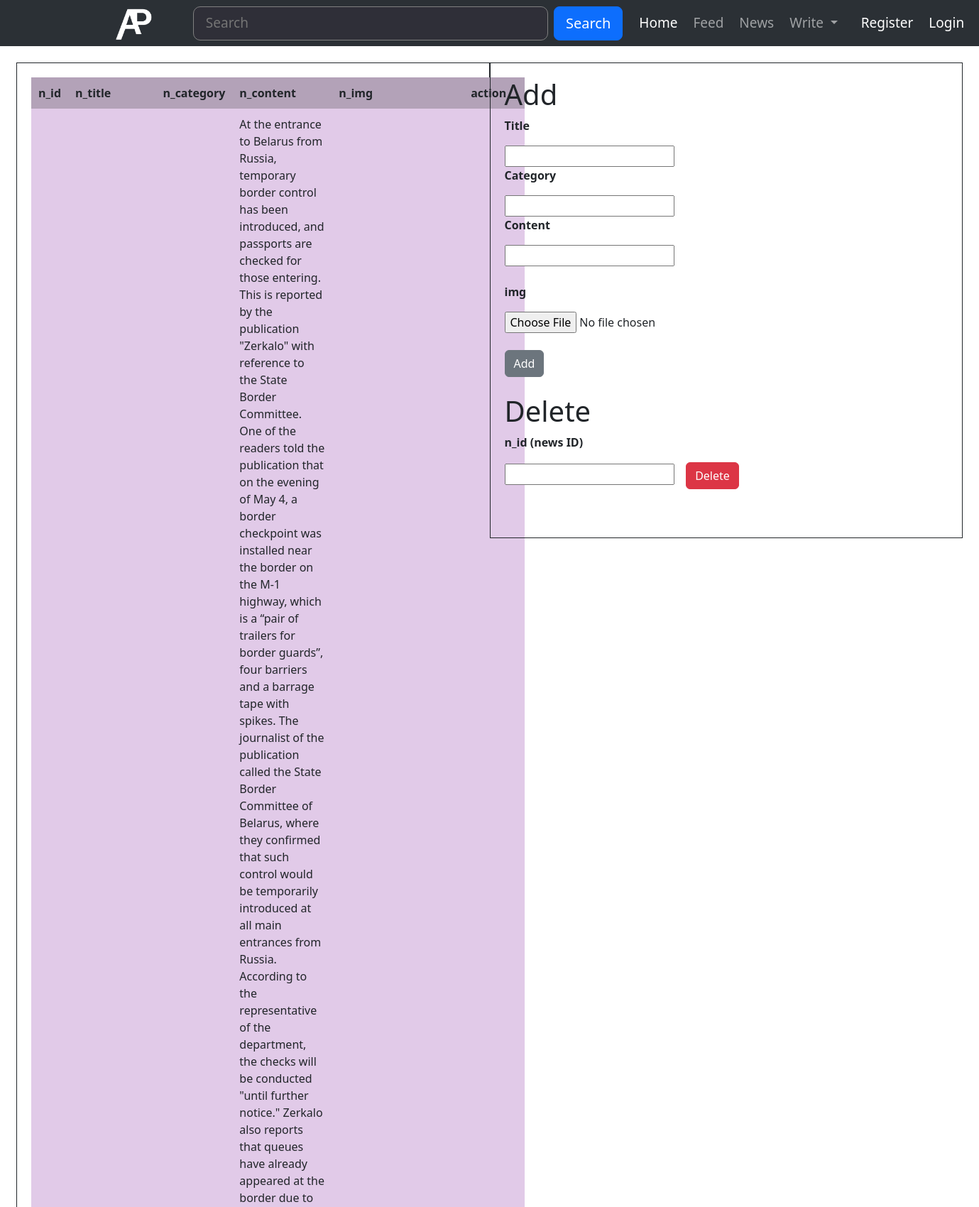
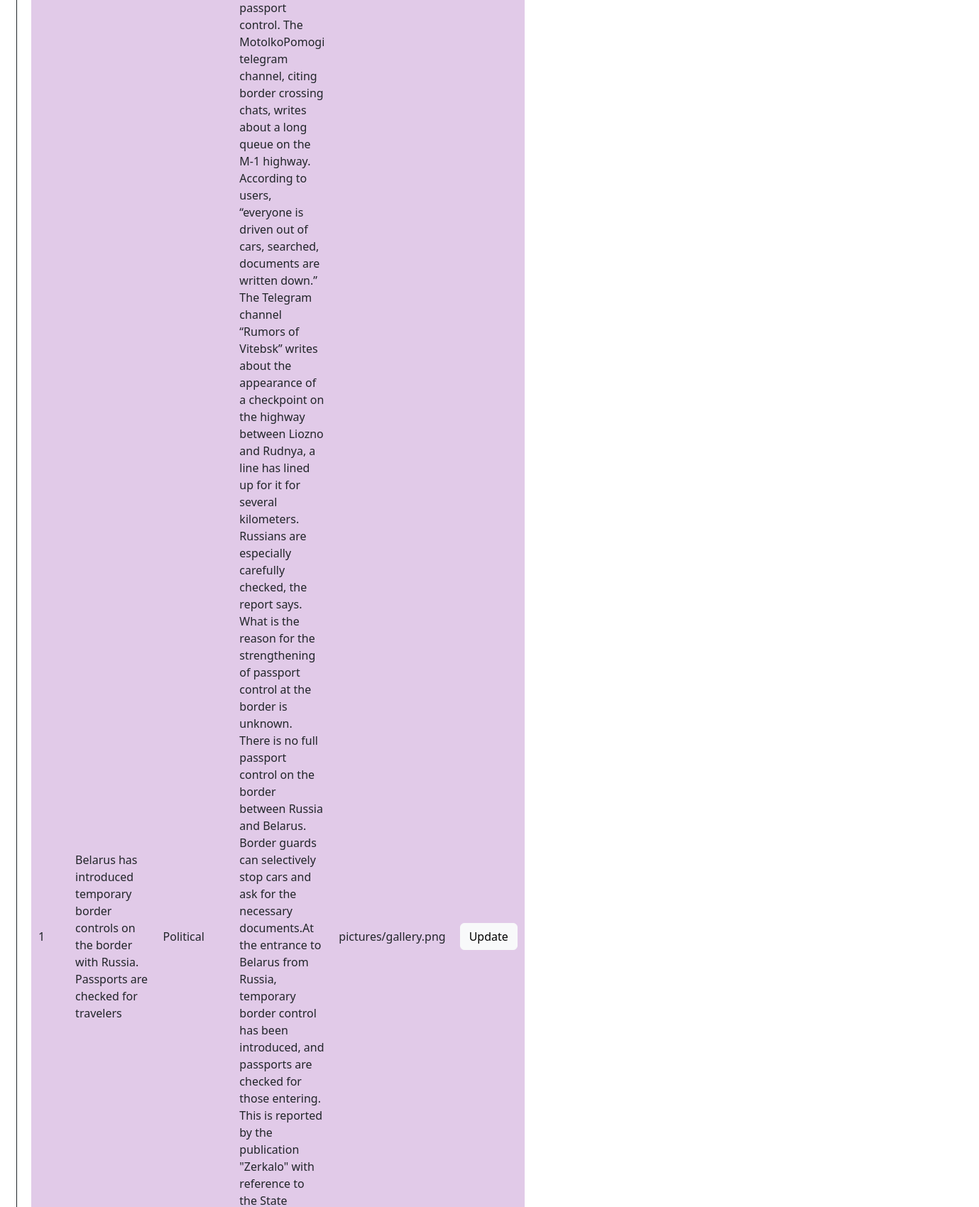
Screenshot of /news_portal_g1/admin_news.php (upper part) with the database file from the repository (2 pictures, top to bottom).
### tables this page shows
CREATE TABLE `news` (
  `n_id` int(11) NOT NULL,
  `n_title` varchar(255) NOT NULL,
  `n_category` varchar(255) NOT NULL,
  `n_content` varchar(10000) NOT NULL,
  `n_img` varchar(200) NOT NULL
);

### news_portal_g1/admin_news.php (the view, shortened to what this page needs)
<?php
    $servername = "localhost";
    $database = "news_portal";
    $username = "root";
    $password = "";
    $conn = mysqli_connect($servername, $username, $password, $database);
?>
<!doctype html>
<html lang="en">
<head>
    <link rel ="stylesheet" href="https://cdn.jsdelivr.net/npm/bootstrap@5.3.0-alpha1/dist/css/bootstrap.min.css" rel="stylesheet">
    <link rel ="stylesheet" href="style.css">
</head>
<body>
        <nav class="padding-navbar navbar navbar-expand-lg bg-body-tertiary navbar bg-dark class-navbar" data-bs-theme="dark">
            <div class="container-fluid">
            <a href="home.php"><img class="navbar-brand" src="/news_portal_g1/img/ap-logo.png" width="100px" alt=""></a>
                <form class="d-flex" role="search">
                <input class="form-control-header me-2" type="search" placeholder="   Search" aria-label="Search">
                <button class=" btn btn-lg btn-primary border-radiuss-10" type="submit">Search</button>
                </form>
            </div>
            <ul class="navbar-nav me-auto my-2 my-lg-0 navbar-nav-scroll " style="--bs-scroll-height: 100px;">
                <li class="nav-item">
                    <a class="nav-link active" aria-current="page" href="home.php">Home</a>
                </li>
                <li class="nav-item">
                    <a class="nav-link" href="#">Feed</a>
                </li>
                <li class="nav-item">
                    <a class="nav-link" href="#">News</a>
                    </li>
                <li class="nav-item dropdown">
                    <a class="btn btn-primary nav-link dropdown-toggle" href="#" role="button"
                    data-bs-toggle="dropdown" aria-expanded="false">
                    Write
                    </a>
                </li>
            <li class="menu-member">
                <?php
                    if(isset($_SESSION["username"]))
                    {
                ?>
                    <li><a href="profile.php" class=" border nav-link border border-white rounded  css-test" href="index.php"><?php echo $_SESSION['username']; ?></a></li>
                    <li><a href="logout.php" class="nav-link">Logout</a></li>
                <?php
                    }
                    else
                    {
                ?>
                    <li><a href="index.php" class="nav-link active">&nbspRegister</a></li>
                    <li><a href="login.php" class="nav-link active">Login</a></li>
                <?php
                    }
                ?>
            </li>
                </ul>
        </nav>
    <div class="float-container">
<div class="float-child">
  <table>
        <tr>
            <th>n_id</th>
            <th>n_title</th>
            <th>n_category</th>
            <th>n_content</th>
            <th>n_img</th>
            <th><center>action</center></th>
        </tr>
            <?php
            $news = mysqli_query($conn,"SELECT * FROM `news`");
            $news=mysqli_fetch_all($news);
        foreach ($news as $news)
        {
        echo '
        <tr>
            <td>' .$news[0]  . '</td>
            <td>' .$news[1]  . '</td>
            <td>' .$news[2]  . '</td>
            <td>' .$news[3]  . '</td>
            <td>' .$news[4]  . '</td>
            <td><a class="btn btn-light" href="update_news.php?k_id='.$news[0] .'">Update</a> </td>
        </tr>
        ';
        }
            ?>
        </table>
</div>
<div class="float-child">
  <h1>Add</h1>
        <form action="add_news.php" method="post" enctype="multipart/form-data">
            <p><b>Title</b></p>
            <input type="text" name="title">
            <p><b>Category</b></p>
            <input type="text" name="category">
            <p><b>Content</b></p>
            <input type="text" name="content"><br><br>
            <p><b>img</b></p>
            <input type="file" name="img">
<BR><BR><button type="submit" class="btn btn-secondary">Add</button>
        </form><br>
        <h1>Delete</h1>
        <form action="delete_user.php" method="post" enctype="multipart/form-data">
            <p><b>n_id (news ID)</b></p>
            <input type="text" name="id">&nbsp&nbsp&nbsp
            <button type="submit" class="btn btn-danger">Delete </button><br><br><br>
        </form>
  </div>
</div>
</body>
</html>

### news_portal_g1/admin_news.php (style rules this page uses)
th,td { padding: 10px; }
th { background: #b3a2b8; }
td { background: #e1cae8; }
button { padding: 10px; background: #e3e3e3; border: unset; cursor: pointer; }
li { margin:3px; }
.padding-navbar { padding-left: 8rem; padding-right: 8rem; }
.class-navbar { height: 65px; font-size: 19px; }
.form-control-header { width: 500px; border-radius: 10px; background-color: rgb(47, 47, 56); color: rgb(219, 219, 219); border-width: 1px; border-style:solid; border-color: gray; }
.float-container { border: 3px solid #fff; padding: 20px; }
.float-child { width: 50%; float: left; padding: 20px; border: 1px solid; }

### rows the page displays
news: n_id "1", n_title "Belarus has introduced temporary border controls on the border with Russia. Passports are checked for travelers", n_category "Political", n_img "pictures/gallery.png"
